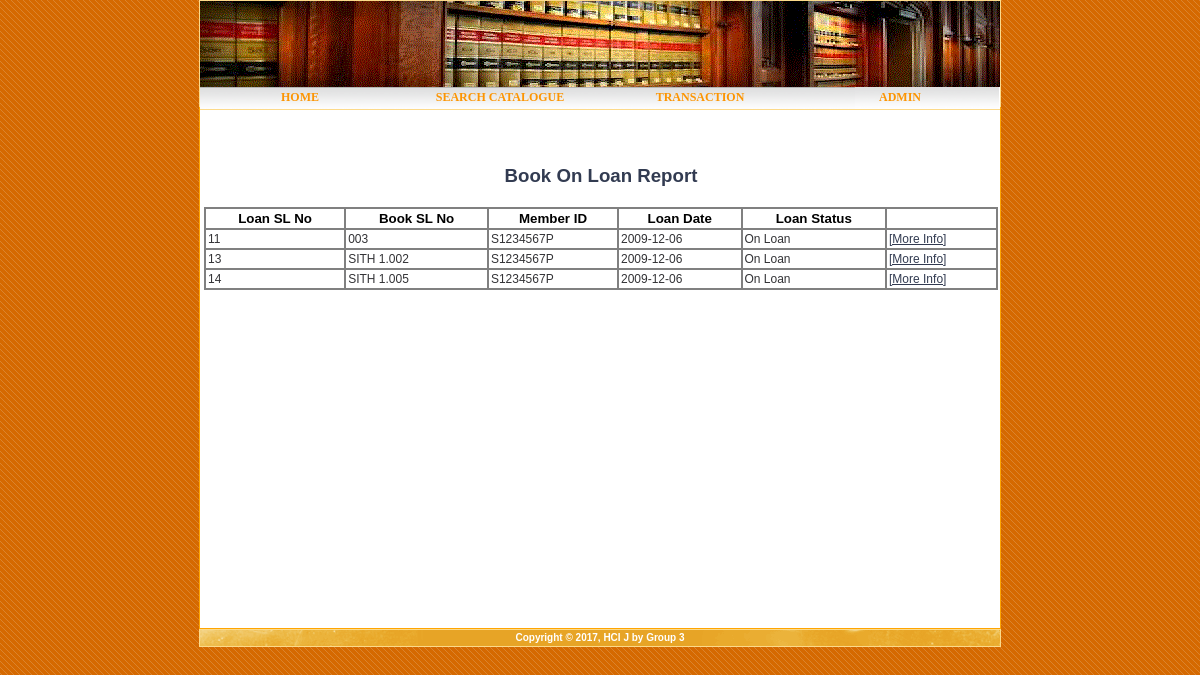
The page /library/book_onloan.php?type=onloan on the database its author committed.
### tables this page shows
CREATE TABLE `loan` (
  `loan_id` int(11) NOT NULL AUTO_INCREMENT,
  `loan_book_slno` varchar(255) DEFAULT NULL,
  `loan_mem_name` varchar(50) DEFAULT NULL,
  `loan_date` date DEFAULT NULL,
  `loan_return_date` date DEFAULT NULL,
  `loan_status` tinytext,
  `loan_return_stats` tinytext,
  `loan_return_mem_name` varchar(50) DEFAULT NULL,
  PRIMARY KEY (`loan_id`)
);

### library/book_onloan.php (the view, shortened to what this page needs)
<?php
$link=mysqli_connect('localhost','root','','library') or die (mysqli_connect_error());
$query = "SELECT * FROM loan where loan_status = 'On Loan' order by loan_id";
$result = mysqli_query($link,$query);
?>
<html>
    <head>
        <link href="/library_j/css/default.css" rel="stylesheet" type="text/css" />
    </head>
    <body>
        <div id="wrapper">
<?php include_once $_SERVER['DOCUMENT_ROOT'] .'/library_j/includes/header.php'; ?>
                <div id="page">
                <div id="content">
                    <div id="welcome">
 <h2 class="head2" ><a class="head">Book On Loan Report</a></h2>
 <table class="aatable">
<tr>
<th >Loan SL No</th>
<th>Book SL No</th>
<th>Member ID</th>
<th >Loan Date</th>
<th >Loan Status</th>
<th></th></tr>
<?php
while ($row = mysqli_fetch_array($result)) {
$loan_id = $row['loan_id'];
$loan_book_slno = $row['loan_book_slno'];
$loan_mem_name = $row['loan_mem_name'];
$loan_date = $row['loan_date'];
$loan_status=$row['loan_status'];
echo "<tr>";
echo "<td>".$loan_id."</td>";
echo "<td >".$loan_book_slno."</td>";
echo "<td>".$loan_mem_name."</td>";
echo "<td>".$loan_date."</td>";
echo "<td>".$loan_status."</td>";
?>
<td><a href="book_onloan_info.php?action=edit&id=<?php echo $row['loan_book_slno']; ?>">[More Info]</a> </td>
<?php
echo "</tr>";
}
?>
 </table>
 </div>
                </div>
                <div style="clear: both; height: 1px"></div>
            </div>
<?php include_once $_SERVER['DOCUMENT_ROOT'] . '/library_j/includes/footer.php'; ?>
        </div>
    </body>
</html>

### css/default.css (style rules this page uses)
* { margin: 0px; padding: 0px; }
body { background: url(images/bkgd.gif); font-size: 13px; color: #333336; font-family: Arial, Helvetica, sans-serif; }
h1, h2, h3 { color: #AA2808; }
a { text-decoration: underline; color: #323B51; }
a.head { text-decoration: none; font-size: 14pt; font-family: arial; }
#page { width: 800px; margin:0 auto;min-height:520px; border:1px solid orange; background-color:white; }
#content { position:relative;top:22px; float:left; width: 480px; padding: 35px 10px 50px 35px; text-align:justify; font-family: Verdana; }
#content h1, #content h2, #content h3 { margin-bottom: 20px; color: gray; }
#content h2 { font-size: 107%; }
TABLE.aatable { margin:0 auto; font-size:10pt; width:794px; position:relative;left:-31px; font-family: arial; background-color: gray; }
TH { font-size:10pt; color:black; text-align:center;padding:2px; background-color: white; }
TD { font-size:9pt; text-align:left;padding:2px; background-color: white; }
h2.head2 { width:794px;margin:0 auto; position:relative;left:-31px; text-align:center; font-size: 24pt; }

### rows shown on the page
loan: loan_id "11", loan_book_slno "003", loan_mem_name "S1234567P", loan_date "2009-12-06", loan_status "On Loan"
loan: loan_id "13", loan_book_slno "SITH 1.002", loan_mem_name "S1234567P", loan_date "2009-12-06", loan_status "On Loan"
loan: loan_id "14", loan_book_slno "SITH 1.005", loan_mem_name "S1234567P", loan_date "2009-12-06", loan_status "On Loan"
